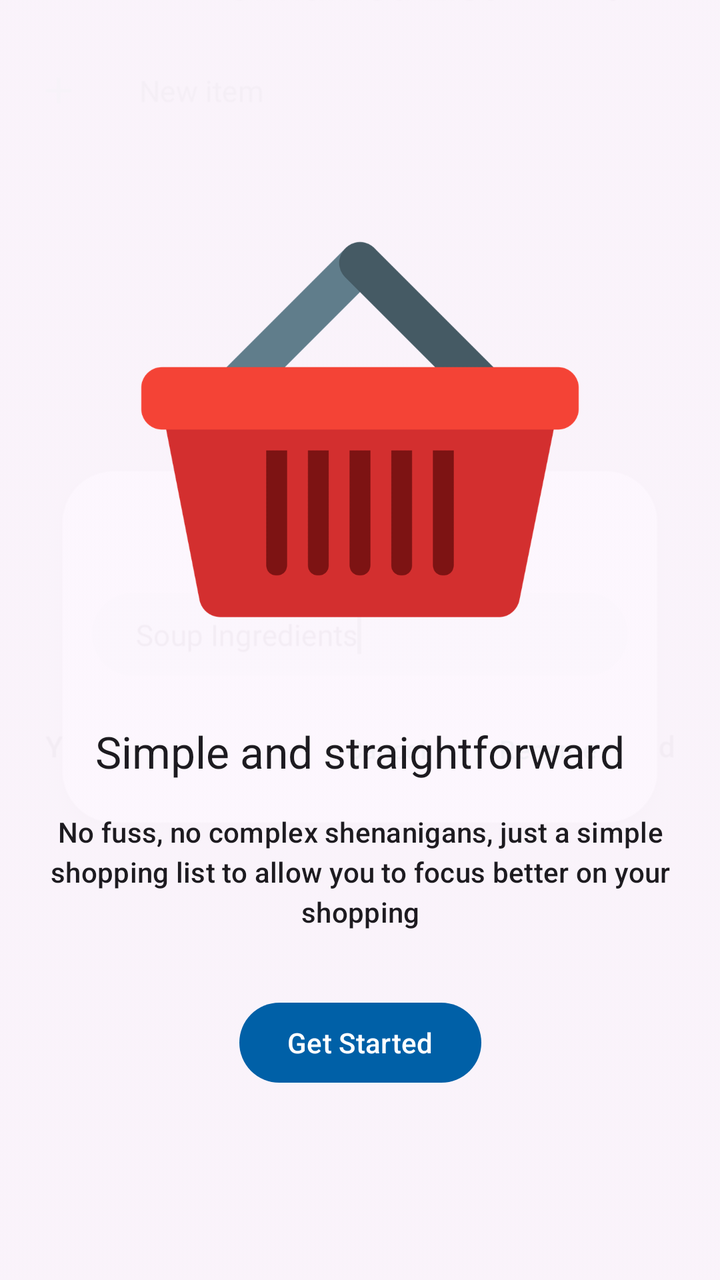
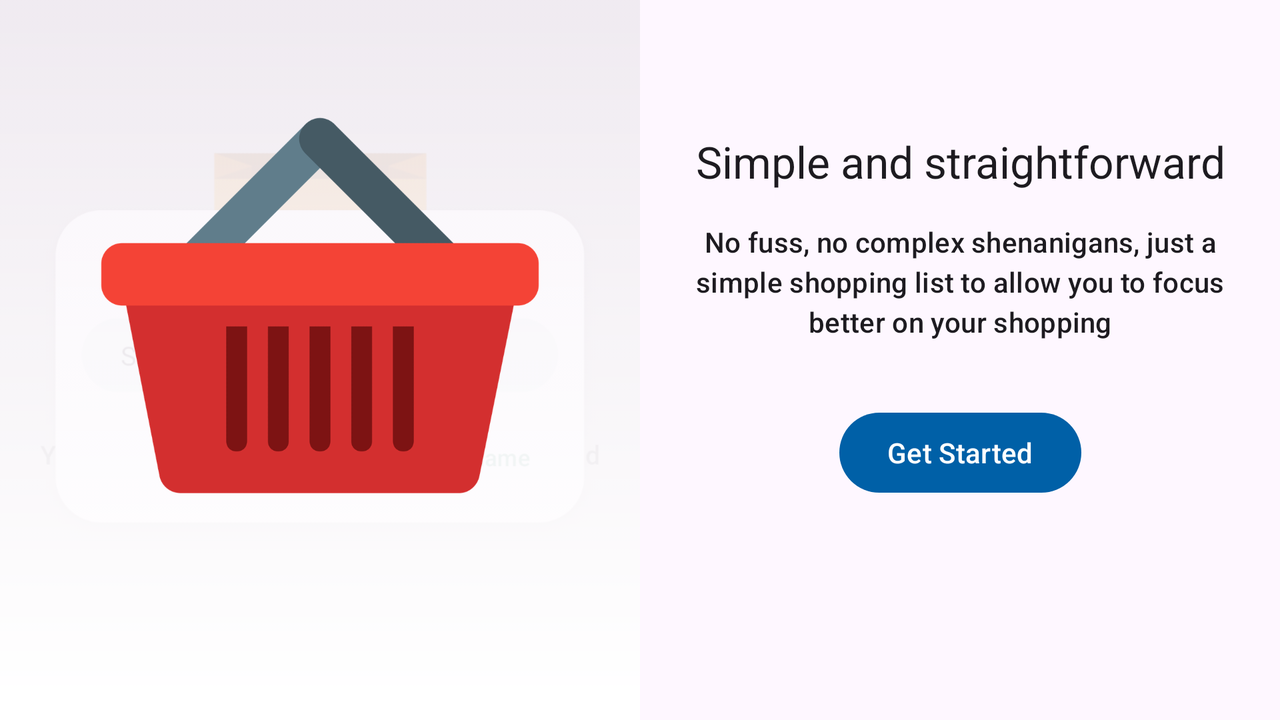

One screen, two layout resources from the same app: the default and the repository's alternative for another configuration. Each is rendered where Android would select it; the XML of both is given below.
<!-- AndroidManifest.xml: application theme Theme.ShopshopShoppingList.Blue -->
<!-- res/layout/pager_item_onboarding.xml -->
<?xml version="1.0" encoding="utf-8"?>
<layout xmlns:android="http://schemas.android.com/apk/res/android"
    xmlns:app="http://schemas.android.com/apk/res-auto"
    xmlns:tools="http://schemas.android.com/tools">

    <androidx.constraintlayout.widget.ConstraintLayout
        android:layout_width="match_parent"
        android:layout_height="match_parent">

        <ImageView
            android:id="@+id/bg_image"
            android:layout_width="match_parent"
            android:layout_height="match_parent"
            android:alpha="0.05"
            android:importantForAccessibility="no"
            android:scaleType="centerCrop"
            tools:src="@drawable/onboardbg1" />

        <ImageView
            android:id="@+id/image"
            android:layout_width="250dp"
            android:layout_height="250dp"
            android:importantForAccessibility="no"
            app:layout_constraintBottom_toTopOf="@id/title"
            app:layout_constraintEnd_toEndOf="parent"
            app:layout_constraintStart_toStartOf="parent"
            app:layout_constraintTop_toTopOf="parent"
            app:layout_constraintVertical_chainStyle="packed"
            tools:src="@drawable/onboard1" />

        <TextView
            android:id="@+id/title"
            android:layout_width="wrap_content"
            android:layout_height="wrap_content"
            android:layout_marginTop="16dp"
            android:textAppearance="@style/TextAppearance.App.TitleLarge"
            app:layout_constraintBottom_toTopOf="@id/body"
            app:layout_constraintEnd_toEndOf="parent"
            app:layout_constraintStart_toStartOf="parent"
            app:layout_constraintTop_toBottomOf="@id/image"
            tools:text="Simple and straightforward" />

        <TextView
            android:id="@+id/body"
            android:layout_width="wrap_content"
            android:layout_height="wrap_content"
            android:layout_marginTop="16dp"
            android:gravity="center_horizontal"
            android:paddingStart="24dp"
            android:paddingEnd="24dp"
            android:textAppearance="@style/TextAppearance.App.LabelLarge"
            app:layout_constraintBottom_toTopOf="@id/cta"
            app:layout_constraintEnd_toEndOf="parent"
            app:layout_constraintStart_toStartOf="parent"
            app:layout_constraintTop_toBottomOf="@id/title"
            tools:text="No fuss, no complex shenanigans, just a simple shopping list to allow you to focus better on your shopping" />

        <Button
            android:id="@+id/cta"
            style="@style/Widget.App.Button"
            android:layout_width="wrap_content"
            android:layout_height="wrap_content"
            android:layout_marginTop="32dp"
            app:layout_constraintBottom_toBottomOf="parent"
            app:layout_constraintEnd_toEndOf="parent"
            app:layout_constraintStart_toStartOf="parent"
            app:layout_constraintTop_toBottomOf="@id/body"
            app:layout_constraintVertical_bias="0"
            tools:text="@string/get_started" />

    </androidx.constraintlayout.widget.ConstraintLayout>

</layout>
<!-- resources referenced by this layout -->
<resources>
  <string name="get_started">Get Started</string>
  <style name="TextAppearance.App.LabelLarge" parent="TextAppearance.Material3.LabelLarge" />
  <style name="TextAppearance.App.TitleLarge" parent="TextAppearance.Material3.TitleLarge" />
  <style name="Widget.App.Button" parent="Widget.Material3.Button" />
  <color name="md_theme_blue_primary">#0060A7</color>
  <color name="md_theme_blue_onPrimary">#FFFFFF</color>
  <color name="md_theme_blue_primaryContainer">#D0E4FF</color>
  <color name="md_theme_blue_onPrimaryContainer">#001C37</color>
  <color name="md_theme_blue_secondary">#535F70</color>
  <color name="md_theme_blue_onSecondary">#FFFFFF</color>
  <color name="md_theme_blue_secondaryContainer">#D6E3F7</color>
  <color name="md_theme_blue_onSecondaryContainer">#101C2B</color>
  <color name="md_theme_blue_tertiary">#6B5678</color>
  <color name="md_theme_blue_onTertiary">#FFFFFF</color>
  <color name="md_theme_blue_tertiaryContainer">#F4DAFF</color>
  <color name="md_theme_blue_onTertiaryContainer">#251431</color>
  <color name="md_theme_blue_error">#BA1B1B</color>
  <color name="md_theme_blue_errorContainer">#FFDAD4</color>
  <color name="md_theme_blue_onError">#FFFFFF</color>
  <color name="md_theme_blue_onErrorContainer">#410001</color>
  <color name="md_theme_blue_background">#FDFCFF</color>
  <color name="md_theme_blue_onBackground">#1B1B1B</color>
  <color name="md_theme_blue_surface">#FDFCFF</color>
  <color name="md_theme_blue_onSurface">#1B1B1B</color>
  <color name="md_theme_blue_surfaceVariant">#DFE3EC</color>
  <color name="md_theme_blue_onSurfaceVariant">#43474E</color>
  <color name="md_theme_blue_outline">#73777F</color>
  <color name="md_theme_blue_inverseOnSurface">#F1F0F3</color>
  <color name="md_theme_blue_inverseSurface">#2F3033</color>
  <color name="md_theme_blue_inversePrimary">#9ECAFF</color>
  <color name="md_theme_blue_shadow">#000000</color>
  <!-- some entries are left out for length -->
</resources>
<!-- res/layout-land/pager_item_onboarding.xml (the repository's variant of the layout above) -->
<!-- drawn on the phone turned sideways -->
<?xml version="1.0" encoding="utf-8"?>
<layout xmlns:android="http://schemas.android.com/apk/res/android"
    xmlns:app="http://schemas.android.com/apk/res-auto"
    xmlns:tools="http://schemas.android.com/tools">

    <androidx.constraintlayout.widget.ConstraintLayout
        android:layout_width="match_parent"
        android:layout_height="match_parent">

        <ImageView
            android:id="@+id/bg_image"
            android:layout_width="0dp"
            android:layout_height="match_parent"
            android:alpha="0.15"
            android:importantForAccessibility="no"
            android:scaleType="centerCrop"
            app:layout_constraintEnd_toEndOf="@id/halfscreen_vertical_guideline"
            app:layout_constraintStart_toStartOf="parent"
            tools:src="@drawable/onboardbg1" />

        <View
            android:layout_width="0dp"
            android:layout_height="match_parent"
            android:background="@drawable/white_vertical_fade"
            app:layout_constraintEnd_toEndOf="@id/halfscreen_vertical_guideline"
            app:layout_constraintStart_toStartOf="parent" />

        <ImageView
            android:id="@+id/image"
            android:layout_width="250dp"
            android:layout_height="250dp"
            android:importantForAccessibility="no"
            app:layout_constraintBottom_toBottomOf="parent"
            app:layout_constraintEnd_toEndOf="@id/halfscreen_vertical_guideline"
            app:layout_constraintStart_toStartOf="parent"
            app:layout_constraintTop_toTopOf="parent"
            app:layout_constraintVertical_bias="0.3"
            tools:src="@drawable/onboard1" />

        <androidx.constraintlayout.widget.Guideline
            android:id="@+id/halfscreen_vertical_guideline"
            android:layout_width="wrap_content"
            android:layout_height="wrap_content"
            android:orientation="vertical"
            app:layout_constraintGuide_percent="0.5" />

        <TextView
            android:id="@+id/title"
            style="@style/TextAppearance.App.TitleLarge"
            android:layout_width="0dp"
            android:layout_height="wrap_content"
            android:gravity="center_horizontal"
            app:layout_constraintBottom_toBottomOf="parent"
            app:layout_constraintEnd_toEndOf="parent"
            app:layout_constraintStart_toEndOf="@id/halfscreen_vertical_guideline"
            app:layout_constraintTop_toTopOf="parent"
            app:layout_constraintVertical_bias="0.2"
            tools:text="Simple and straightforward" />

        <TextView
            android:id="@+id/body"
            style="@style/TextAppearance.App.LabelLarge"
            android:layout_width="0dp"
            android:layout_height="wrap_content"
            android:layout_marginTop="16dp"
            android:gravity="center_horizontal"
            android:paddingStart="24dp"
            android:paddingEnd="24dp"
            app:layout_constraintEnd_toEndOf="parent"
            app:layout_constraintStart_toEndOf="@id/halfscreen_vertical_guideline"
            app:layout_constraintTop_toBottomOf="@id/title"
            tools:text="No fuss, no complex shenanigans, just a simple shopping list to allow you to focus better on your shopping" />

        <Button
            android:id="@+id/cta"
            style="@style/Widget.App.Button"
            android:layout_width="wrap_content"
            android:layout_height="wrap_content"
            android:layout_marginTop="32dp"
            app:layout_constraintEnd_toEndOf="parent"
            app:layout_constraintStart_toEndOf="@id/halfscreen_vertical_guideline"
            app:layout_constraintTop_toBottomOf="@id/body"
            tools:text="@string/get_started" />

    </androidx.constraintlayout.widget.ConstraintLayout>

</layout>
<!-- resources referenced by the variant -->
<!-- as the phone turned sideways resolves them -->
<resources>
  <!-- drawable white_vertical_fade (drawable) -->
  <?xml version="1.0" encoding="utf-8"?>
  <shape xmlns:android="http://schemas.android.com/apk/res/android">
      <gradient
          android:angle="90"
          android:endColor="@android:color/transparent"
          android:startColor="@android:color/white"
          android:type="linear" />
  </shape>
  <string name="get_started">Get Started</string>
  <style name="TextAppearance.App.LabelLarge" parent="TextAppearance.Material3.LabelLarge" />
  <style name="TextAppearance.App.TitleLarge" parent="TextAppearance.Material3.TitleLarge" />
  <style name="Widget.App.Button" parent="Widget.Material3.Button" />
  <color name="md_theme_blue_primary">#0060A7</color>
  <color name="md_theme_blue_onPrimary">#FFFFFF</color>
  <color name="md_theme_blue_primaryContainer">#D0E4FF</color>
  <color name="md_theme_blue_onPrimaryContainer">#001C37</color>
  <color name="md_theme_blue_secondary">#535F70</color>
  <color name="md_theme_blue_onSecondary">#FFFFFF</color>
  <color name="md_theme_blue_secondaryContainer">#D6E3F7</color>
  <color name="md_theme_blue_onSecondaryContainer">#101C2B</color>
  <color name="md_theme_blue_tertiary">#6B5678</color>
  <color name="md_theme_blue_onTertiary">#FFFFFF</color>
  <color name="md_theme_blue_tertiaryContainer">#F4DAFF</color>
  <color name="md_theme_blue_onTertiaryContainer">#251431</color>
  <color name="md_theme_blue_error">#BA1B1B</color>
  <color name="md_theme_blue_errorContainer">#FFDAD4</color>
  <color name="md_theme_blue_onError">#FFFFFF</color>
  <color name="md_theme_blue_onErrorContainer">#410001</color>
  <color name="md_theme_blue_background">#FDFCFF</color>
  <color name="md_theme_blue_onBackground">#1B1B1B</color>
  <color name="md_theme_blue_surface">#FDFCFF</color>
  <color name="md_theme_blue_onSurface">#1B1B1B</color>
  <color name="md_theme_blue_surfaceVariant">#DFE3EC</color>
  <color name="md_theme_blue_onSurfaceVariant">#43474E</color>
  <color name="md_theme_blue_outline">#73777F</color>
  <color name="md_theme_blue_inverseOnSurface">#F1F0F3</color>
  <color name="md_theme_blue_inverseSurface">#2F3033</color>
  <color name="md_theme_blue_inversePrimary">#9ECAFF</color>
  <color name="md_theme_blue_shadow">#000000</color>
  <!-- some entries are left out for length -->
</resources>
